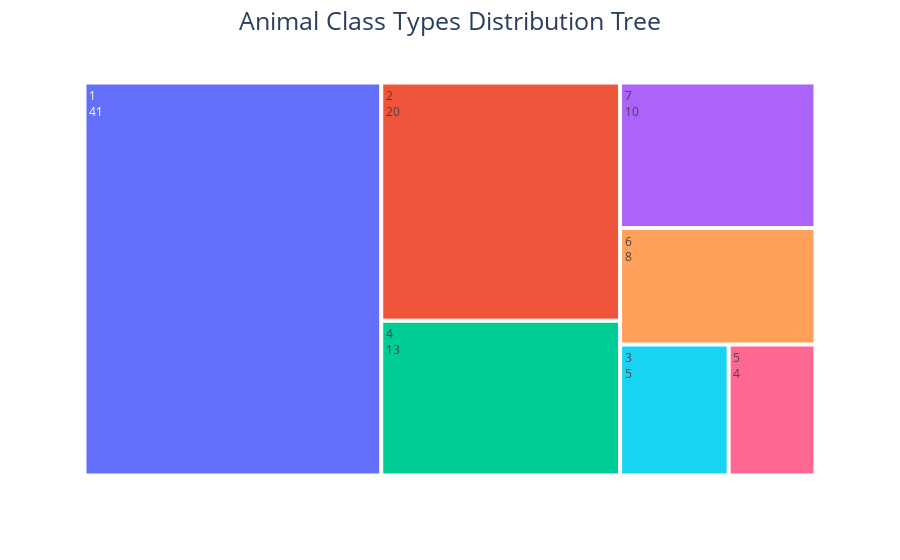

Notebook source saved alongside this figure:
### Code cell
import plotly.express as px
NumberofPlayers = df.groupby(pd.Grouper(key='type')).size().reset_index(name='count')
fig = px.treemap(NumberofPlayers, path=['type'], values='count')
fig.update_layout(title_text='Animal Class Types Distribution Tree',
                  title_x=0.5, title_font=dict(size=25))
fig.update_traces(textinfo="label+value")

fig.show()

### Figure 1 — Plotly figure (JSON) as saved in the notebook; plotly's stock layout.template omitted (floating-point values rounded to 4 significant figures)
{"data": [{"branchvalues": "total", "domain": {"x": [0, 1], "y": [0, 1]}, "hovertemplate": "labels=%{label}<br>count=%{value}<br>parent=%{parent}<br>id=%{id}<extra></extra>", "ids": ["1", "2", "3", "4", "5", "6", "7"], "labels": ["1", "2", "3", "4", "5", "6", "7"], "name": "", "parents": ["", "", "", "", "", "", ""], "textinfo": "label+value", "type": "treemap", "values": [41, 20, 5, 13, 4, 8, 10]}], "layout": {"legend": {"tracegroupgap": 0}, "margin": {"t": 60}, "title": {"font": {"size": 25}, "text": "Animal Class Types Distribution Tree", "x": 0.5}}}
